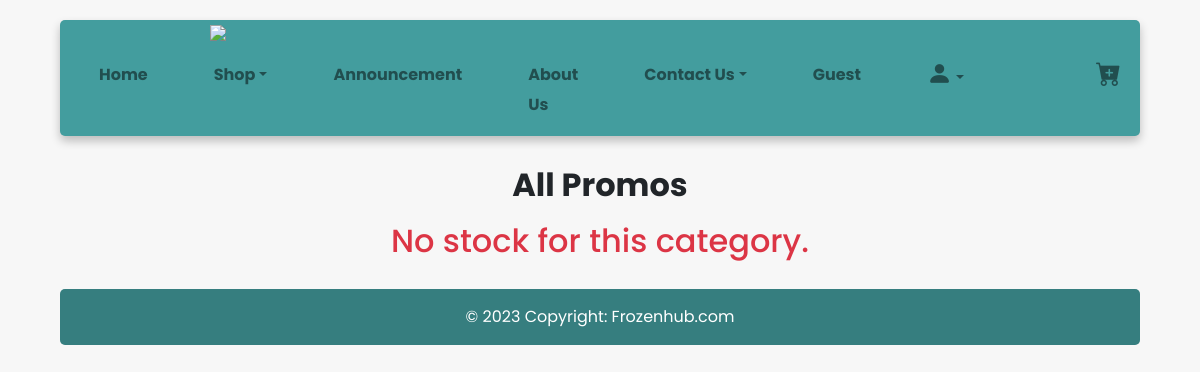
The page /index.php?all_promos on the database as committed earlier.
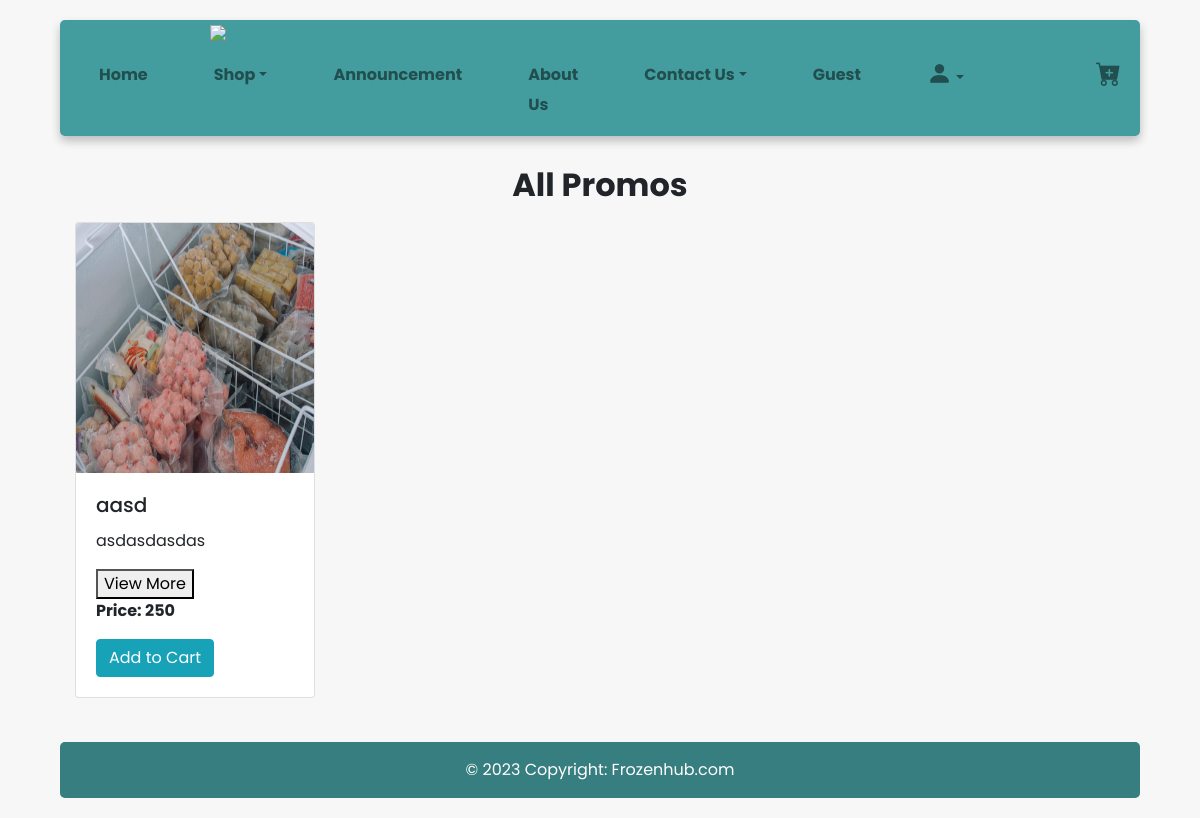
The same page on the database as committed later.
### tables this page shows
CREATE TABLE `products` (
  `product_id` int(11) NOT NULL,
  `product_title` varchar(250) DEFAULT NULL,
  `product_description` varchar(250) DEFAULT NULL,
  `product_keyword` varchar(250) DEFAULT NULL,
  `product_price` bigint(250) DEFAULT NULL,
  `product_image` varchar(255) DEFAULT NULL,
  `category_id` int(11) DEFAULT NULL,
  `date` timestamp NOT NULL DEFAULT current_timestamp() ON UPDATE current_timestamp()
);

### shop/common_functions.php (the view, shortened to what this page needs)
<?php
function promo_products()
{
    global $conn;
    $products_query = "SELECT * FROM products  WHERE category_id = '2' ORDER BY date";
    $result_products = mysqli_query($conn, $products_query);
    $num_of_rows = mysqli_num_rows($result_products);
    if ($num_of_rows == 0) {
        echo "<h2 class='text-center text-danger'>No stock for this category.</h2>";
    } else {
        while ($row = mysqli_fetch_assoc($result_products)) {
            $product_title = $row['product_title'];
            $product_description = $row['product_description'];
            $short_description = substr($product_description, 0, 23);
            $product_price = $row['product_price'];
            $product_image = $row['product_image'];
            echo "
  <div class='col-lg-3 col-md-3 col-sm-6 col-xs-1 d-flex justify-content-center mb-4'>
    <div class='card' style='width: 18rem;'>
    <img src='./admin/products_images/$product_image' class='card-img-top'  width='auto;' height='250px;'>
    <div class='card-body'>
    <h5 class='card-title'>$product_title</h5>
";?>
  <div id="description">
  <p class="description">
    <span class="short_description"><?php echo $short_description; ?></span>
  </p>
  <button class="view_more_button" onclick="toggleDescription(this)">View More</button>
</div>
  <?php echo "
    <p class='card-text'><strong>Price:&nbsp$product_price</strong></p>"; ?>
<?php
            if (!isset($_SESSION['email'])) {
                echo "
<a href='' data-toggle='modal' data-target='#exampleModal'  class='btn btn-info'>Add to Cart</a>
</div>
</div>
</div>
";
            }
        }
    }
}
?>

Rows that differ between the two databases and show on the page:
added products: product_image (picture), product_title "aasd", product_description "asdasdasdas", product_price "250"
Other text that changed with them:
text no longer shown: "No stock for this category."
